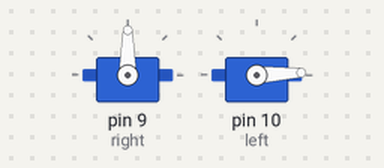
Simulated run of this sketch. Board: Arduino Uno, built with avr-gcc and run on an emulated ATmega328P. Shown: 2 × servo.

Above: at 0.05 s.
At 1.4 s:
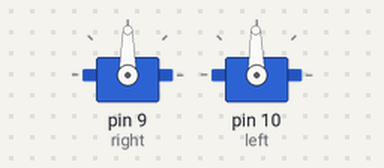
At 2.75 s:
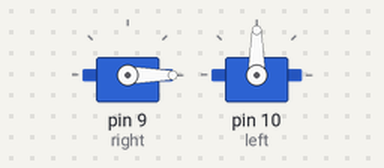
At 5.45 s:
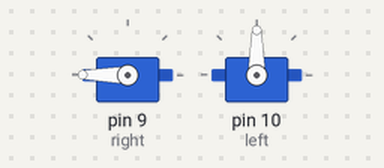
Timing chart, 0 to 7.1 s (numbered marks = the images above):
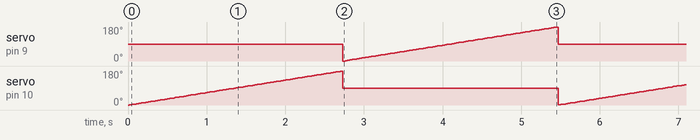

The sketch:

muscles_test_servo.ino
```cpp
/*
  Muscles Test (Servos)

  Servos are "easier" to control with a computer, but they hide what is going on.

   - In the beginning, a number of "hobby" motor manufacturers got together ~40 years ago to agree on a "standard"
   to make it easier to produce remote control cars and airplanes. Sending digital pulses was easy (even over a radio),
   but sending "analog" values was prone to noise and required more expensive transmitters/receivers. They decided that
   a 1 ms pulse would be "0", a 1.5 ms pulse would be "90", and a 2 ms pulse would be "180". Therefore, a position servo
   (that rotates to a specific angle) just needs to detect the length of pulses it is getting (between 1 and 2 ms) and it
   knows exactly what angle to rotate to. Your servos use this same convention, but these pulses set the speed, 1 ms
   (full backwards), 1.5 ms (stop), 2 ms (full forwards). The chip inside the servo PCB has circuits that measure the duration
   of incoming pulses (on the orange wire) and then generate the commands to a PWM to control motor speed and an H-bridge
   to set direction. This chip obeys the "hobby motor" standard. The "servo library" in Arduino is just a convenient way of
   generating 1 to 2 ms pulses on specific digital pins. You could generate them however you like (using a for loop with a delay
   (in microseconds). In fact, the Arduino "servo library" interprets any value you send that  is greater than 200 (I think)
   as a pulse length in microseconds...so sending 1500 should be the same as sending 90. Worth testing...
   but definitely worth knowing what is going on.
*/

#include <Servo.h>  // This includes the "servo" library

Servo left, right;  // This creates two servo objects, one for each motor

int speed = 0;      // This creates a variable called "speed" that is initially set to 0

// Setup
void setup() {
  right.attach(9);  // Assign right servo to digital (PWM) pin 9 (change according to your connection)
  left.attach(10);  // Assign left servo to digital (PWM) pin 10 (change according to your connection)
}

void loop() {

  // Servos are often used to control "angle" of the motor, therefore the "servo library" uses a range of 0 to 180.
  // Your servos control "speed", therefore 0 is full speed clockwise, 90 is stopped, and 180 is full speed counter-clockwise

  // Move left servo through the full range of speeds
  for (speed = 0; speed <= 180; speed += 1) {
    left.write(speed);
    delay(15);
  }
  left.write(90); // stop left servo

  // Move right servo
  for (speed = 0; speed <= 180; speed += 1) {
    right.write(speed);
    delay(15);
  }
  right.write(90); // stop right servo
}
```
